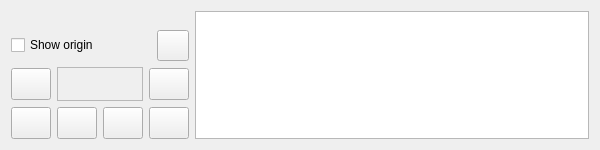
<?xml version="1.0" encoding="UTF-8"?>
<ui version="4.0">
 <class>SolarusEditor::SpritePreviewer</class>
 <widget class="QWidget" name="SolarusEditor::SpritePreviewer">
  <property name="geometry">
   <rect>
    <x>0</x>
    <y>0</y>
    <width>600</width>
    <height>150</height>
   </rect>
  </property>
  <layout class="QHBoxLayout" name="horizontalLayout_2">
   <item>
    <layout class="QVBoxLayout" name="verticalLayout_2">
     <item>
      <spacer name="spacer">
       <property name="orientation">
        <enum>Qt::Vertical</enum>
       </property>
       <property name="sizeHint" stdset="0">
        <size>
         <width>20</width>
         <height>40</height>
        </size>
       </property>
      </spacer>
     </item>
     <item>
      <layout class="QHBoxLayout" name="horizontalLayout">
       <item>
        <widget class="QCheckBox" name="origin_check_box">
         <property name="text">
          <string>Show origin</string>
         </property>
        </widget>
       </item>
       <item>
        <widget class="QToolButton" name="zoom_button">
         <property name="toolTip">
          <string>Zoom</string>
         </property>
         <property name="text">
          <string/>
         </property>
         <property name="icon">
          <iconset resource="../../resources/images.qrc">
           <normaloff>:/images/icon_zoom.png</normaloff>:/images/icon_zoom.png</iconset>
         </property>
         <property name="iconSize">
          <size>
           <width>24</width>
           <height>24</height>
          </size>
         </property>
        </widget>
       </item>
      </layout>
     </item>
     <item>
      <layout class="QGridLayout" name="buttons_layout">
       <item row="0" column="1" colspan="2">
        <widget class="QFrame" name="frame">
         <property name="frameShape">
          <enum>QFrame::StyledPanel</enum>
         </property>
         <property name="frameShadow">
          <enum>QFrame::Raised</enum>
         </property>
         <layout class="QVBoxLayout" name="verticalLayout">
          <item>
           <widget class="QLabel" name="frame_label">
            <property name="toolTip">
             <string>Index of the current frame</string>
            </property>
            <property name="text">
             <string/>
            </property>
            <property name="alignment">
             <set>Qt::AlignCenter</set>
            </property>
           </widget>
          </item>
         </layout>
        </widget>
       </item>
       <item row="1" column="3">
        <widget class="QPushButton" name="last_button">
         <property name="sizePolicy">
          <sizepolicy hsizetype="Fixed" vsizetype="Fixed">
           <horstretch>0</horstretch>
           <verstretch>0</verstretch>
          </sizepolicy>
         </property>
         <property name="minimumSize">
          <size>
           <width>32</width>
           <height>32</height>
          </size>
         </property>
         <property name="toolTip">
          <string>Last</string>
         </property>
         <property name="text">
          <string/>
         </property>
         <property name="icon">
          <iconset resource="../../resources/images.qrc">
           <normaloff>:/images/icon_last.png</normaloff>:/images/icon_last.png</iconset>
         </property>
         <property name="iconSize">
          <size>
           <width>24</width>
           <height>24</height>
          </size>
         </property>
        </widget>
       </item>
       <item row="1" column="2">
        <widget class="QPushButton" name="stop_button">
         <property name="sizePolicy">
          <sizepolicy hsizetype="Fixed" vsizetype="Fixed">
           <horstretch>0</horstretch>
           <verstretch>0</verstretch>
          </sizepolicy>
         </property>
         <property name="minimumSize">
          <size>
           <width>32</width>
           <height>32</height>
          </size>
         </property>
         <property name="toolTip">
          <string>Stop</string>
         </property>
         <property name="text">
          <string/>
         </property>
         <property name="icon">
          <iconset resource="../../resources/images.qrc">
           <normaloff>:/images/icon_stop.png</normaloff>:/images/icon_stop.png</iconset>
         </property>
         <property name="iconSize">
          <size>
           <width>24</width>
           <height>24</height>
          </size>
         </property>
        </widget>
       </item>
       <item row="0" column="3">
        <widget class="QPushButton" name="next_button">
         <property name="sizePolicy">
          <sizepolicy hsizetype="Fixed" vsizetype="Fixed">
           <horstretch>0</horstretch>
           <verstretch>0</verstretch>
          </sizepolicy>
         </property>
         <property name="minimumSize">
          <size>
           <width>32</width>
           <height>32</height>
          </size>
         </property>
         <property name="toolTip">
          <string>Next</string>
         </property>
         <property name="text">
          <string/>
         </property>
         <property name="icon">
          <iconset resource="../../resources/images.qrc">
           <normaloff>:/images/icon_next.png</normaloff>:/images/icon_next.png</iconset>
         </property>
         <property name="iconSize">
          <size>
           <width>24</width>
           <height>24</height>
          </size>
         </property>
        </widget>
       </item>
       <item row="1" column="1">
        <widget class="QPushButton" name="start_button">
         <property name="sizePolicy">
          <sizepolicy hsizetype="Fixed" vsizetype="Fixed">
           <horstretch>0</horstretch>
           <verstretch>0</verstretch>
          </sizepolicy>
         </property>
         <property name="minimumSize">
          <size>
           <width>32</width>
           <height>32</height>
          </size>
         </property>
         <property name="text">
          <string/>
         </property>
         <property name="icon">
          <iconset resource="../../resources/images.qrc">
           <normaloff>:/images/icon_start.png</normaloff>:/images/icon_start.png</iconset>
         </property>
         <property name="iconSize">
          <size>
           <width>24</width>
           <height>24</height>
          </size>
         </property>
        </widget>
       </item>
       <item row="0" column="0">
        <widget class="QPushButton" name="previous_button">
         <property name="sizePolicy">
          <sizepolicy hsizetype="Fixed" vsizetype="Fixed">
           <horstretch>0</horstretch>
           <verstretch>0</verstretch>
          </sizepolicy>
         </property>
         <property name="minimumSize">
          <size>
           <width>32</width>
           <height>32</height>
          </size>
         </property>
         <property name="toolTip">
          <string>Previous</string>
         </property>
         <property name="text">
          <string/>
         </property>
         <property name="icon">
          <iconset resource="../../resources/images.qrc">
           <normaloff>:/images/icon_previous.png</normaloff>:/images/icon_previous.png</iconset>
         </property>
         <property name="iconSize">
          <size>
           <width>24</width>
           <height>24</height>
          </size>
         </property>
        </widget>
       </item>
       <item row="1" column="0">
        <widget class="QPushButton" name="first_button">
         <property name="sizePolicy">
          <sizepolicy hsizetype="Fixed" vsizetype="Fixed">
           <horstretch>0</horstretch>
           <verstretch>0</verstretch>
          </sizepolicy>
         </property>
         <property name="minimumSize">
          <size>
           <width>32</width>
           <height>32</height>
          </size>
         </property>
         <property name="toolTip">
          <string>First</string>
         </property>
         <property name="text">
          <string/>
         </property>
         <property name="icon">
          <iconset resource="../../resources/images.qrc">
           <normaloff>:/images/icon_first.png</normaloff>:/images/icon_first.png</iconset>
         </property>
         <property name="iconSize">
          <size>
           <width>24</width>
           <height>24</height>
          </size>
         </property>
        </widget>
       </item>
      </layout>
     </item>
    </layout>
   </item>
   <item>
    <widget class="QGraphicsView" name="frame_view"/>
   </item>
  </layout>
 </widget>
 <resources>
  <include location="../../resources/images.qrc"/>
 </resources>
 <connections/>
</ui>
